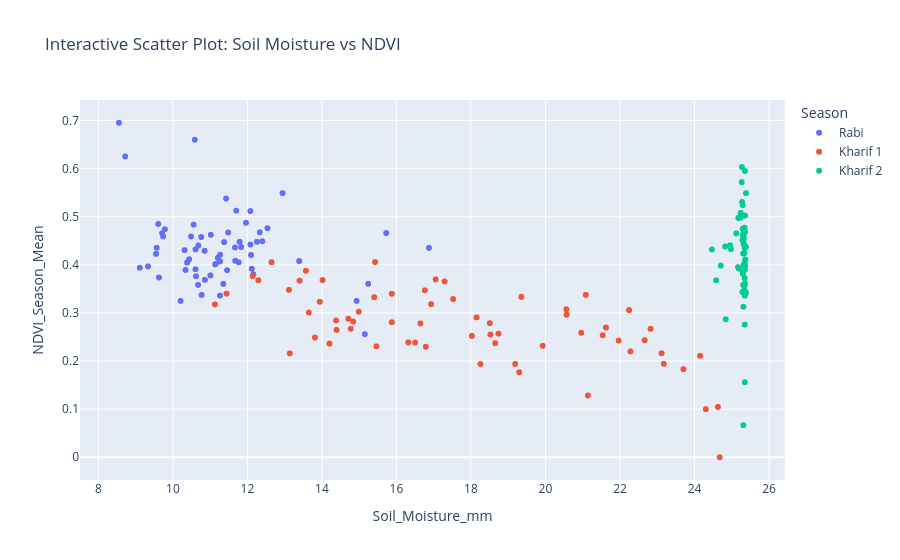

This figure's notebook cell:
### Markdown cell above
Biểu đồ cho thấy mối quan hệ âm giữa độ mặn và NDVI vẫn xuất hiện ở từng mùa vụ. Khi Average Salinity Index tăng, NDVI Season Mean có xu hướng giảm. Nhóm Kharif 1 tập trung nhiều ở vùng độ mặn cao và NDVI thấp hơn, trong khi Rabi và Kharif 2 thường có độ mặn thấp hơn và NDVI cao hơn. Điều này cho thấy độ mặn cao có thể là một nguyên nhân làm giảm sức khỏe cây trồng, đặc biệt trong mùa Kharif 1.

### Code cell
fig = px.scatter(
    df,
    x="Soil_Moisture_mm",
    y=target,
    color="Season",
    hover_data=["Crop_Name", "District", "Rainfall", "Heat_Stress_Days"],
    title="Interactive Scatter Plot: Soil Moisture vs NDVI"
)

fig.update_layout(
    xaxis_title="Soil_Moisture_mm",
    yaxis_title="NDVI_Season_Mean",
    legend_title="Season"
)

fig.show()

### Figure 1 — Plotly figure (JSON) as saved in the notebook; plotly's stock layout.template omitted (floating-point values rounded to 4 significant figures; data arrays with more than 128 entries replaced by an {"elided": "..."} marker saying what was removed)
{"data": [{"customdata": {"elided": "1280x4 mixed values"}, "hovertemplate": "Season=Rabi<br>Soil_Moisture_mm=%{x}<br>NDVI_Season_Mean=%{y}<br>Crop_Name=%{customdata[0]}<br>District=%{customdata[1]}<br>Rainfall=%{customdata[2]}<br>Heat_Stress_Days=%{customdata[3]}<extra></extra>", "legendgroup": "Rabi", "marker": {"color": "#636efa", "symbol": "circle"}, "mode": "markers", "name": "Rabi", "showlegend": true, "type": "scattergl", "x": {"elided": "1280 float values"}, "xaxis": "x", "y": {"elided": "1280 float values"}, "yaxis": "y"}, {"customdata": {"elided": "1536x4 mixed values"}, "hovertemplate": "Season=Kharif 1<br>Soil_Moisture_mm=%{x}<br>NDVI_Season_Mean=%{y}<br>Crop_Name=%{customdata[0]}<br>District=%{customdata[1]}<br>Rainfall=%{customdata[2]}<br>Heat_Stress_Days=%{customdata[3]}<extra></extra>", "legendgroup": "Kharif 1", "marker": {"color": "#EF553B", "symbol": "circle"}, "mode": "markers", "name": "Kharif 1", "showlegend": true, "type": "scattergl", "x": {"elided": "1536 float values"}, "xaxis": "x", "y": {"elided": "1536 float values"}, "yaxis": "y"}, {"customdata": {"elided": "1792x4 mixed values"}, "hovertemplate": "Season=Kharif 2<br>Soil_Moisture_mm=%{x}<br>NDVI_Season_Mean=%{y}<br>Crop_Name=%{customdata[0]}<br>District=%{customdata[1]}<br>Rainfall=%{customdata[2]}<br>Heat_Stress_Days=%{customdata[3]}<extra></extra>", "legendgroup": "Kharif 2", "marker": {"color": "#00cc96", "symbol": "circle"}, "mode": "markers", "name": "Kharif 2", "showlegend": true, "type": "scattergl", "x": {"elided": "1792 float values"}, "xaxis": "x", "y": {"elided": "1792 float values"}, "yaxis": "y"}], "layout": {"legend": {"title": {"text": "Season"}, "tracegroupgap": 0}, "title": {"text": "Interactive Scatter Plot: Soil Moisture vs NDVI"}, "xaxis": {"anchor": "y", "domain": [0, 1], "title": {"text": "Soil_Moisture_mm"}}, "yaxis": {"anchor": "x", "domain": [0, 1], "title": {"text": "NDVI_Season_Mean"}}}}
